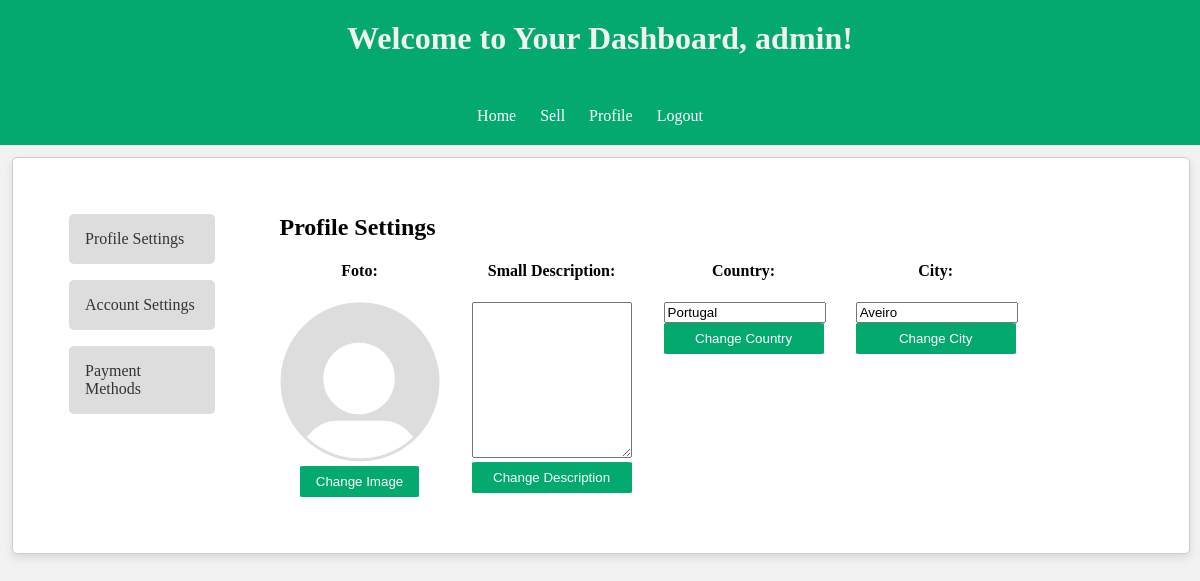
Before: /pages/profile/settings.php (signed in) with the older database file.
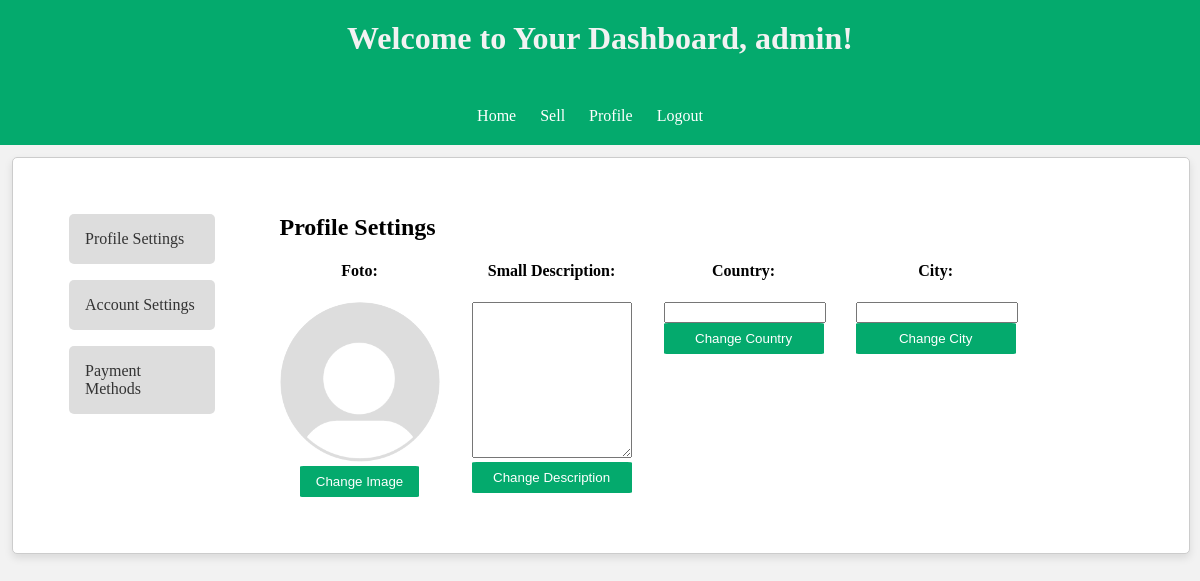
After: the same page with the newer database file.
### tables this page shows
CREATE TABLE users (
    id INTEGER PRIMARY KEY AUTOINCREMENT,
    username VARCHAR(100) NOT NULL,
    email VARCHAR(255) NOT NULL,
    password VARCHAR NOT NULL,
    permissions VARCHAR(50) NOT NULL DEFAULT 'user',
    created_at TIMESTAMP DEFAULT CURRENT_TIMESTAMP,
    small_description VARCHAR(255),
    country Varchar(50),
    city VARCHAR(50) ,
    phone_number VARCHAR(13) UNIQUE,
    image VARCHAR DEFAULT '../../../assets/Default_pfp.svg.png'
);

### pages/profile/settings.php (called while the page is built, shortened)
<?php
require_once '../../database/read_tables.php';
require_once '../../common/dashboard_header.php';
require_once '../../templates/settings_page.php';
require_once '../../utils/getters.php';
$db = getDatabaseConnection();
$username = $_SESSION['username'];
$row = getUserByUsername($db, $username);
$is_admin = $row['permissions'] === 'admin';
$is_seller = $row['permissions'] === 'seller';
draw_header($username, $is_admin, $is_seller, "settings");
draw_settings_page($username, $is_admin, $is_seller, $row);
?>

### utils/getters.php (called while the page is built, shortened)
<?php
    function getUserByUsername($db, $username) {
        $query = "SELECT * FROM users WHERE username = :username";
        $stmt = $db->prepare($query);
        $stmt->bindParam(":username", $username);
        $stmt->execute();
        $row = $stmt->fetch(PDO::FETCH_ASSOC);
        return $row;
    }
?>

### templates/settings_page.php (the view, shortened to what this page needs)
<?php
function draw_settings_page($username, $is_admin, $is_seller, $row)
{
?>
<!DOCTYPE html>
<html lang="en">
<head>
    <link rel="stylesheet" href="../../../css/settings.css">
    <link rel="stylesheet" href="../../../css/dashboard.css">
    <link rel="stylesheet" href="../../../css/container.css">
</head>
    <section>
        <section class="settings-container">
            <section class="vertical-navbar">
                <ul>
                    <li><a href="#" onclick="showSection('profile-settings')">Profile Settings</a></li>
                    <li><a href="#" onclick="showSection('account-settings')">Account Settings</a></li>
                    <li><a href="#" onclick="showSection('payment-methods')">Payment Methods</a></li>
                </ul>
            </section>
            <section class="content-section">
                <section id="profile-settings" class="section active">
                    <h2>Profile Settings</h2>
                    <section class="row">
                        <section class="column">
                            <h4>Foto:</h4>
                            <section>
                                <img id="profile-image" src="<?php echo $row['image']; ?>" alt="Profile Image">
                            </section>
                            <section>
                                <form method="post" enctype="multipart/form-data">
                                    <button class="submit-button" type="button" onclick="document.getElementById('profile-image-input').click();">Change Image</button>
                                </form>
                            </section>
                        </section>
                        <section class="column">
                            <h4>Small Description:</h4>
                            <form method="post">
                                <textarea name="small_description" id="small_description" rows="10" cols="30" maxlength="255"><?php echo $row['small_description']; ?></textarea>
                                <button class="submit-button" type="submit">Change Description</button>
                            </form>
                        </section>
                        <section class="column">
                            <h4>Country:</h4>
                            <section>
                                <form method="post">
                                    <input type="text" name="country" id="country" value="<?php echo $row['country']; ?>">
                                    <button class="submit-button" type="submit">Change Country</button>
                                </form>
                            </section>
                        </section>
                        <section class="column">
                            <h4>City:</h4>
                            <form method="post">
                                <input type="text" name="city" id="city" value="<?php echo $row['city']; ?>">
                                <button class="submit-button" type="submit">Change City</button>
                            </form>
                        </section>
                    </section>
                </section>
            </section>
        </section>
    </section>
<?php
}
?>

### common/dashboard_header.php (shortened to what this page needs)
<?php
function draw_header($username, $is_admin, $is_seller, $currentPage) {
    draw_html_structure();
    draw_header_content($username);
    draw_navigation_menu($is_admin, $is_seller, $currentPage);
}
function draw_html_structure() {
    ?>
    <!DOCTYPE html>
    <html lang="en">
    <head>
        <link rel="stylesheet" href="../../../css/dashboard.css">
    </head>
    <body>
    <?php
}
function draw_header_content($username) {
    ?>
    <header>
        <h1>Welcome to Your Dashboard, <?php echo $username; ?>!</h1>
    </header>
    <?php
}
function draw_navigation_menu($is_admin, $is_seller, $currentPage) {
    ?>
    <nav>
        <ul>
            <li><a href="../main_page/index.php">Home</a></li>
            <?php if ($is_admin || $is_seller): ?>
                <li><a href="../sell_items/sell_page.php">Sell</a></li>
            <?php endif; ?>
            <li><a href="<?php echo ($currentPage == 'profile') ? 'settings.php' : 'profile.php'; ?>"><?php echo ($currentPage == 'profile') ? 'Settings' : 'Profile'; ?></a></li>
            <li><a href="../../actions/logout.php">Logout</a></li>
        </ul>
    </nav>
    <?php
}
?>

### css/dashboard.css (style rules this page uses)
body, h1, h2, p, ul, li { margin: 0; padding: 0; }
body { background-color: #f2f2f2; }
header { background-color: #04aa6d; color: #f2f2f2; padding: 20px; text-align: center; }
header h1 { margin-bottom: 10px; }
nav { background-color: #04aa6d; color: #f2f2f2; padding: 20px; text-align: center; }
nav ul { list-style-type: none; }
nav ul li { display: inline; margin-right: 20px; }
nav ul li a { color: #fff; text-decoration: none; }

### css/settings.css (style rules this page uses)
img { width: 10rem; height: 10rem; object-fit: cover; border-radius: 50%; overflow: hidden; }
.submit-button { background-color: #04aa6d; border: none; color: white; padding: 0.5rem 1rem; text-align: center; text-decoration: none; display: inline-block; cursor: pointer; border-radius: 3%; }
textarea { resize: vertical; width: 96.5%; }
button { width: 100%; }
input { width: 96.5%; }
.vertical-navbar { padding: 2em; width: 20%; overflow-y: auto; }
.vertical-navbar ul { list-style-type: none; padding: 0; margin: 0; }
.vertical-navbar li { margin-bottom: 1em; }
.vertical-navbar a { display: block; padding: 1em; background-color: #ddd; color: #333; text-decoration: none; border-radius: 5px; transition: background-color 0.3s; }
.content-section { padding: 2em; }
.section { display: none; }
.section.active { display: block; }

### css/container.css (style rules this page uses)
.settings-container { display:flex; flex-direction: row; border: 1px solid #ccc; border-radius: 5px; padding: 2%; margin: 1%; width: 94%; background-color: #fff; box-shadow: 0 4px 8px rgba(0, 0, 0, 0.1); }
.column { display: flex; flex-direction: column; align-items: center; width: 50%; padding: 0rem 2rem 0 0; }
.row { display: flex; flex-direction: row; justify-content: left; align-items: left; width:90%; }

Changed rows visible on the page:
changed users: country "Portugal" → (not shown); city "Aveiro" → (not shown)
